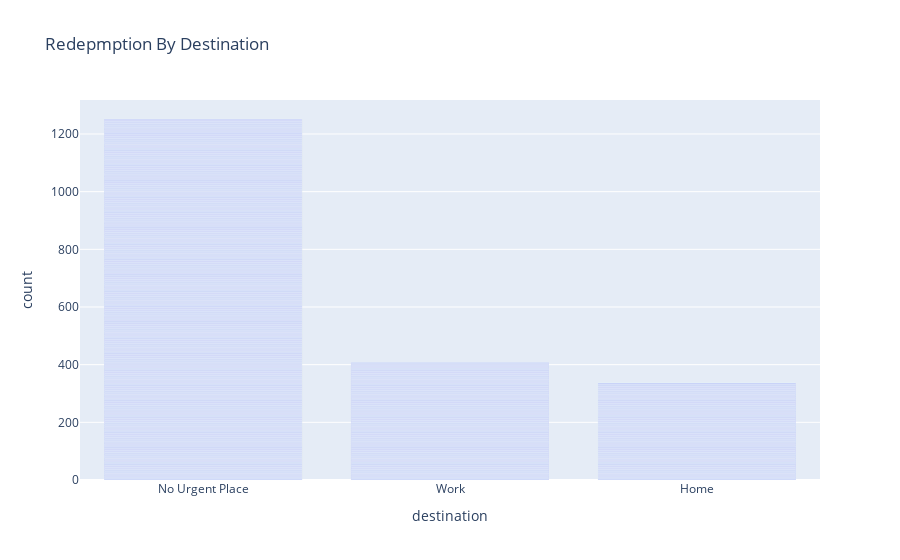

Here is the notebook cell this chart was saved with:
### Code cell
#now lets create a beautiful bar plot to look at where our passengers were headed when they decided to redeem the coupon
px.bar(dfCoffeeCoupon, x="destination", title="Redepmption By Destination")

### Figure 1 — Plotly figure (JSON) as saved in the notebook; plotly's stock layout.template omitted (floating-point values rounded to 4 significant figures; data arrays with more than 128 entries replaced by an {"elided": "..."} marker saying what was removed)
{"data": [{"alignmentgroup": "True", "hovertemplate": "destination=%{x}<br>count=%{y}<extra></extra>", "legendgroup": "", "marker": {"color": "#636efa", "pattern": {"shape": ""}}, "name": "", "offsetgroup": "", "orientation": "v", "showlegend": false, "textposition": "auto", "type": "bar", "x": {"elided": "1995 str values"}, "xaxis": "x", "y": {"elided": "1995 int values"}, "yaxis": "y"}], "layout": {"barmode": "relative", "legend": {"tracegroupgap": 0}, "title": {"text": "Redepmption By Destination"}, "xaxis": {"anchor": "y", "domain": [0, 1], "title": {"text": "destination"}}, "yaxis": {"anchor": "x", "domain": [0, 1], "title": {"text": "count"}}}}
